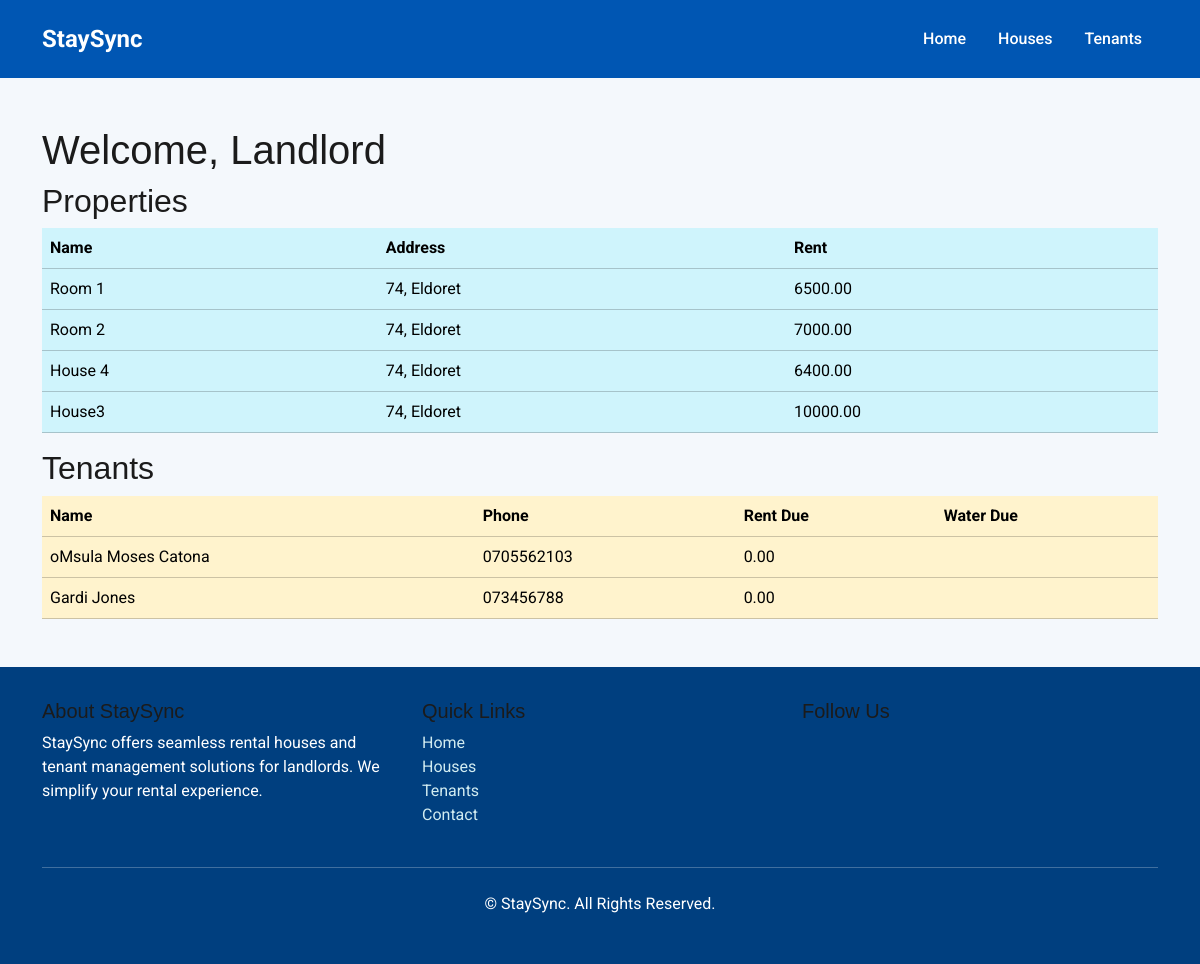
Page /landlord_dashboard/ on the earlier database version.
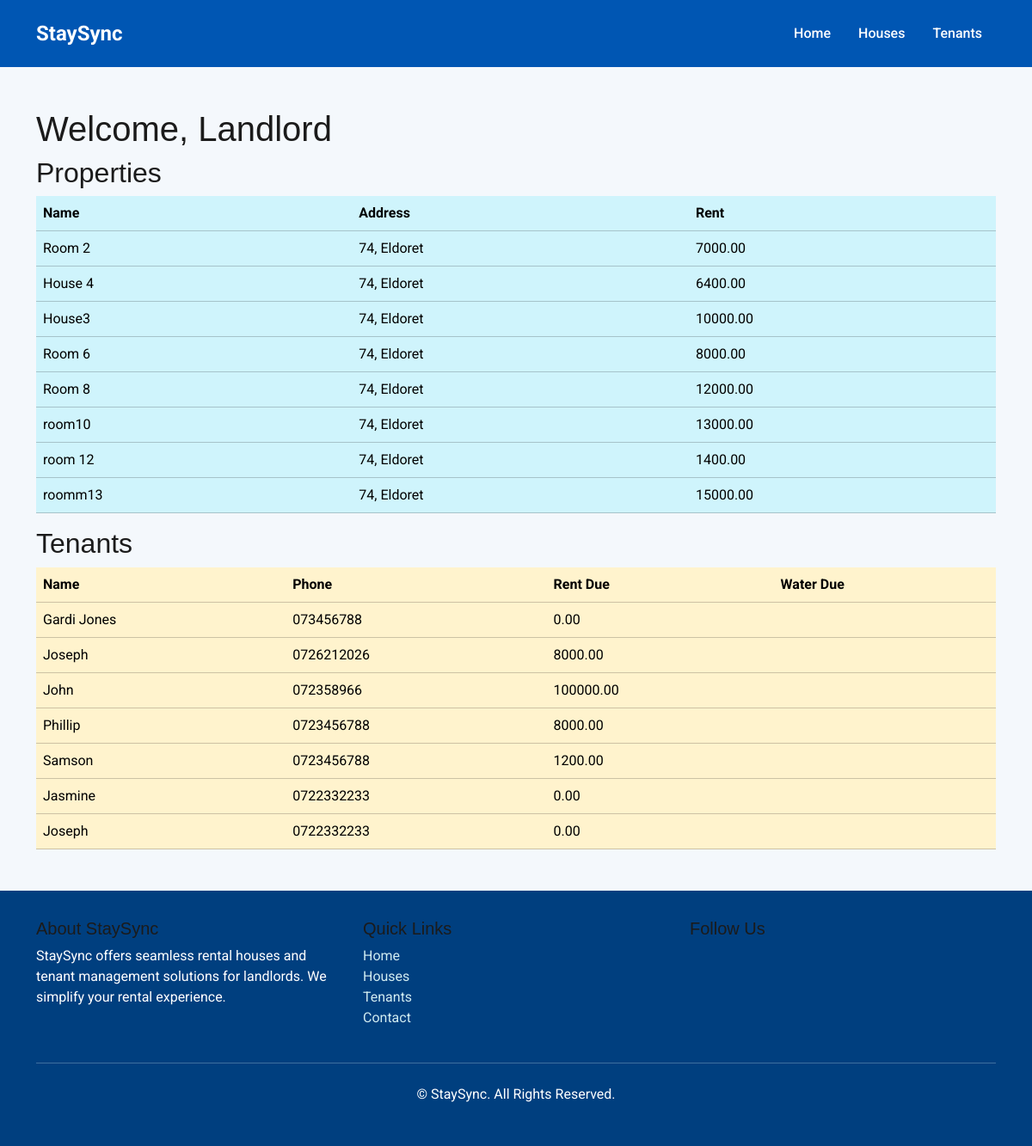
Same page on the later database version.
### rental_system/models.py (models this page shows, shortened)
class Property(models.Model):
    name = models.CharField(max_length=220)
    address = models.TextField()
    rent = models.DecimalField(max_digits=10, decimal_places=2)
    is_vacant = models.BooleanField(default=False)
    image = models.ImageField(upload_to='property_images/')
    area = models.CharField(max_length=100)
    beds = models.IntegerField(default=0)
    baths = models.IntegerField(default=0)
    garages = models.IntegerField(default=0)

class Tenant(models.Model):
    name = models.CharField(max_length=255)
    phone = models.CharField(max_length=15)
    email = models.EmailField()
    property = models.ForeignKey('Property', on_delete=models.SET_NULL, null=True, related_name='tenants')
    rent_due = models.DecimalField(max_digits=10, decimal_places=2, default=0)
    move_in_date = models.DateField()
    move_out_date = models.DateField(null=True, blank=True)

### rental_system/views.py (the view)
# urls.py: path('landlord_dashboard/', views.landlord_dashboard, name='landlord_dashboard'),
def landlord_dashboard(request):
    properties = Property.objects.all()
    tenants = Tenant.objects.all()
    return render(request, 'landlord_dashboard.html', {'properties': properties, 'tenants': tenants})

### templates/landlord_dashboard.html (shortened to what this page needs)
{% extends 'base.html' %}
{% block content %}
<h1>Welcome, Landlord</h1>
<h2>Properties</h2>
<table class="table table-info container ">
    <thead>
        <tr>
            <th>Name</th>
            <th>Address</th>
            <th>Rent</th>
        </tr>
    </thead>
    <tbody>
        {% for property in properties %}
        <tr>
            <td>{{ property.name }}</td>
            <td>{{ property.address }}</td>
            <td>{{ property.rent }}</td>
        </tr>
        {% endfor %}
    </tbody>
</table>
<h2>Tenants</h2>
<table class="table table-warning container">
    <thead>
        <tr>
            <th>Name</th>
            <th>Phone</th>
            <th>Rent Due</th>
            <th>Water Due</th>
        </tr>
    </thead>
    <tbody>
        {% for tenant in tenants %}
        <tr>
            <td>{{ tenant.name }}</td>
            <td>{{ tenant.phone }}</td>
            <td>{{ tenant.rent_due }}</td>
            <td>{{ tenant.water_due }}</td>
        </tr>
        {% endfor %}
    </tbody>
</table>
{% endblock %}

### templates/base.html (shortened to what this page needs)
<!DOCTYPE html>
<html lang="en">
<head>
    {% load static %}
    <link href="{% static 'static/bootstrap/css/bootstrap.min.css' %}" rel="stylesheet">
    <link href="{% static 'static/assets/css/main.css' %}" rel="stylesheet">
</head>
<body>
    <nav class="navbar navbar-expand-lg">
        <div class="container">
            <a class="navbar-brand" href="/">StaySync</a>
            <div class="collapse navbar-collapse" id="navbarNav">
                <ul class="navbar-nav ms-auto">
                    <li class="nav-item"><a class="nav-link" href="/">Home</a></li>
                    <li class="nav-item"><a class="nav-link" href="/properties/">Houses</a></li>
                    <li class="nav-item"><a class="nav-link" href="/tenants/">Tenants</a></li>
                </ul>
            </div>
        </div>
    </nav>
    <div class="container my-5">
        {% block content %}
        {% endblock %}
    </div>
    <footer>
        <div class="container">
            <div class="row">
                <div class="col-md-4">
                    <h5>About StaySync</h5>
                    <p>StaySync offers seamless rental houses and tenant management solutions for landlords. We simplify your rental experience.</p>
                </div>
                <div class="col-md-4">
                    <h5>Quick Links</h5>
                    <ul class="list-unstyled">
                        <li><a href="/">Home</a></li>
                        <li><a href="/properties/">Houses</a></li>
                        <li><a href="/tenants/">Tenants</a></li>
                        <li><a href="/contact/">Contact</a></li>
                    </ul>
                </div>
                <div class="col-md-4">
                    <h5>Follow Us</h5>
                    <div class="social-links">
                    </div>
                </div>
            </div>
            <hr class="my-4">
            <div class="text-center">
                <p>&copy; {{ now|date:"Y" }} StaySync. All Rights Reserved.</p>
            </div>
        </div>
    </footer>
</body>
</html>

### static/assets/css/main.css (style rules this page uses)
body { font-family: "Segoe UI", system-ui, sans-serif; color: #d58e6f; }
:root { --default-font: "Roboto", system-ui, -apple-system, "Segoe UI", Roboto, "Helvetica Neue", Arial, "Noto Sans", "Liberation Sans", sans-serif, "Apple Color Emoji", "Segoe UI Emoji", "Segoe UI Symbol", "Noto Color Emoji"; --heading-font: "Raleway", sans-serif; --nav-font: "Poppins", sans-serif; }
:root { --background-color: #ffffff; --default-color: #444444; --heading-color: #1b1b1b; --accent-color: #2eca6a; --surface-color: #ffffff; --contrast-color: #ffffff; }
:root { --nav-color: #444444; --nav-hover-color: #000000; --nav-mobile-background-color: #ffffff; --nav-dropdown-background-color: #ffffff; --nav-dropdown-color: #444444; --nav-dropdown-hover-color: #2eca6a; }
:root { scroll-behavior: smooth; }
body { color: var(--default-color); background-color: var(--background-color); font-family: var(--default-font), fantasy; }
a { color: var(--accent-color); text-decoration: none; transition: 0.3s; }
h1, h2, h3, h4, h5, h6 { color: var(--heading-color); font-family: var(--heading-font), monospace; }

### templates/base.html (style rules this page uses)
body { font-family: 'Roboto', sans-serif; background-color: #f4f8fc; color: #333; }
a { text-decoration: none; color: #0056b3; }
.navbar { background-color: #0056b3; padding: 1rem; }
.navbar-brand { font-size: 1.5rem; font-weight: 700; color: #fff; }
.navbar-nav .nav-link { color: #fff; font-weight: 500; margin: 0 0.5rem; }
footer { background-color: #003f7f; color: #fff; padding: 2rem 0; }
footer a { color: #d1ecf1; }

Differences in the rows shown:
removed Property: name "Room 1", address "74, Eldoret", rent "6500.00"
removed Tenant: name "oMsula Moses Catona", phone "0705562103", rent_due "0.00"
added Property: name "Room 6", address "74, Eldoret", rent "8000.00"
added Property: name "Room 8", address "74, Eldoret", rent "12000.00"
added Property: name "room10", address "74, Eldoret", rent "13000.00"
added Property: name "room 12", address "74, Eldoret", rent "1400.00"
added Property: name "roomm13", address "74, Eldoret", rent "15000.00"
added Tenant: name "Joseph", phone "0726212026", rent_due "8000.00"
added Tenant: name "John", phone "072358966", rent_due "100000.00"
added Tenant: name "Phillip", phone "0723456788", rent_due "8000.00"
added Tenant: name "Samson", phone "0723456788", rent_due "1200.00"
added Tenant: name "Jasmine", phone "0722332233", rent_due "0.00"
added Tenant: name "Joseph", phone "0722332233", rent_due "0.00"
